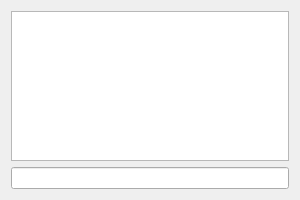
<?xml version="1.0" encoding="UTF-8"?>
<ui version="4.0">
 <author>Bastian Bense</author>
 <class>SendPrivateMessageWidget</class>
 <widget class="QWidget" name="SendPrivateMessageWidget">
  <property name="geometry">
   <rect>
    <x>0</x>
    <y>0</y>
    <width>300</width>
    <height>200</height>
   </rect>
  </property>
  <property name="windowTitle">
   <string>Private Message</string>
  </property>
  <layout class="QVBoxLayout">
   <item>
    <widget class="QTextEdit" name="fMsg">
     <property name="tabChangesFocus">
      <bool>true</bool>
     </property>
     <property name="readOnly">
      <bool>true</bool>
     </property>
    </widget>
   </item>
   <item>
    <widget class="QLineEdit" name="fInput"/>
   </item>
  </layout>
 </widget>
 <resources/>
 <connections/>
</ui>
